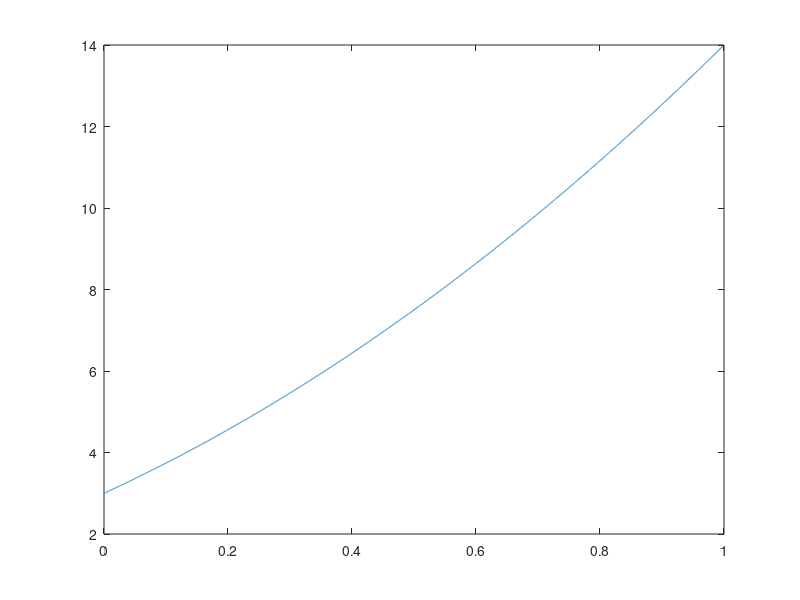
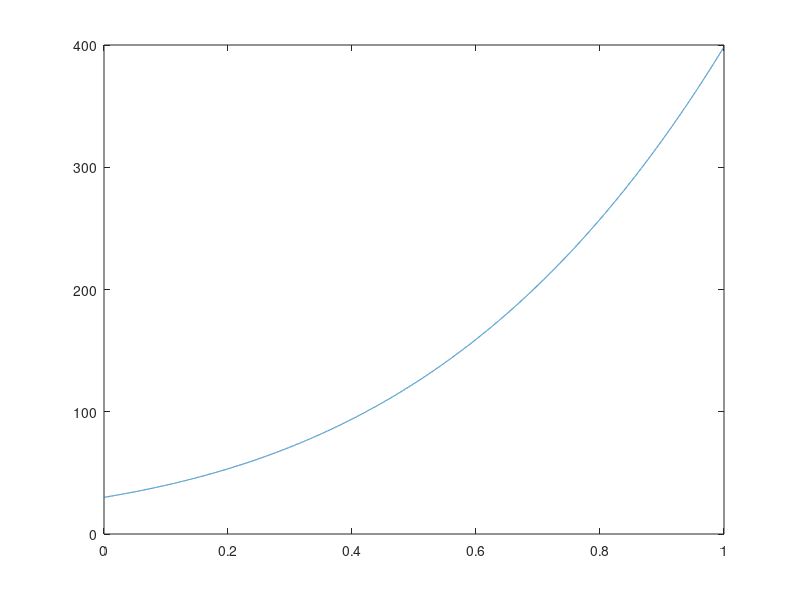
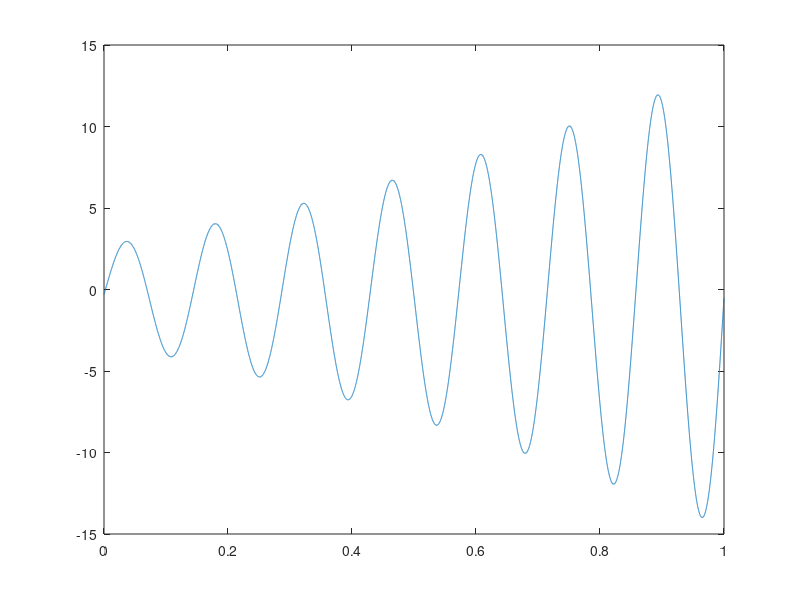
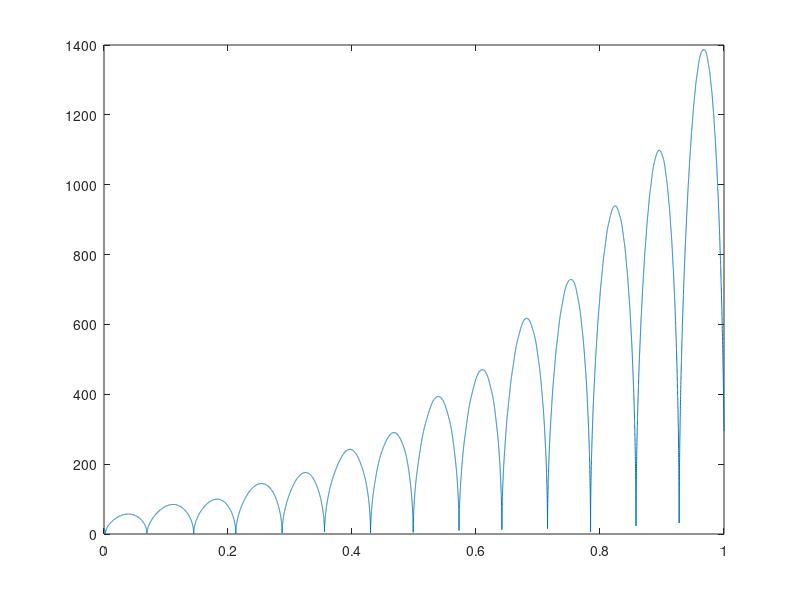

Recreate these plots in MATLAB, in order.
clc
clear
close

load("wyniki.txt");

plot(wyniki(:,1),wyniki(:,2));
figure;
plot(wyniki(:,1),wyniki(:,3));
figure;
plot(wyniki(:,1),wyniki(:,4));
figure;
plot(wyniki(:,1),wyniki(:,5));
figure;
plot(wyniki(:,1),wyniki(:,6));
figure;
plot(wyniki(:,1),wyniki(:,7));